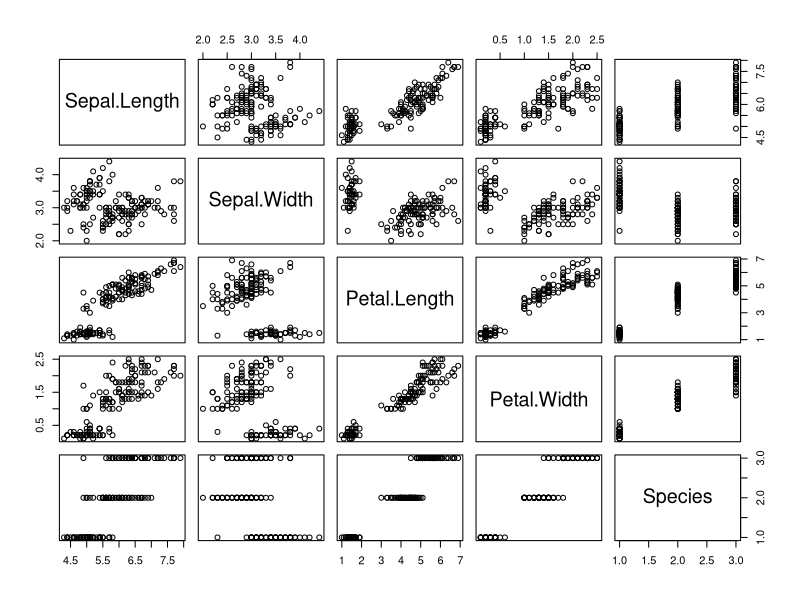
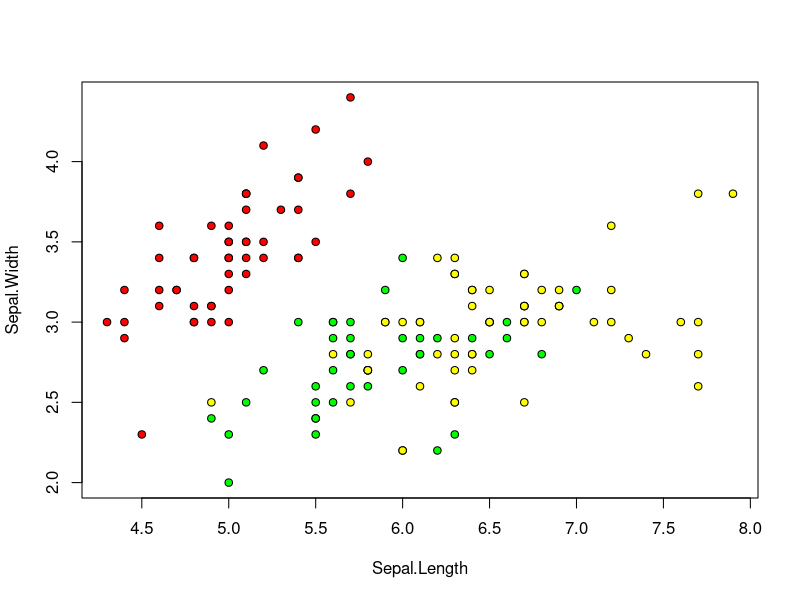
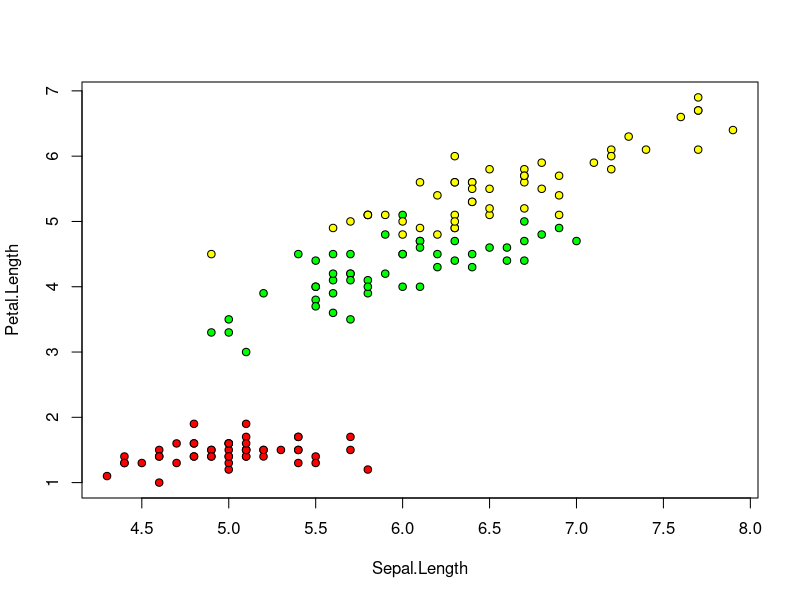
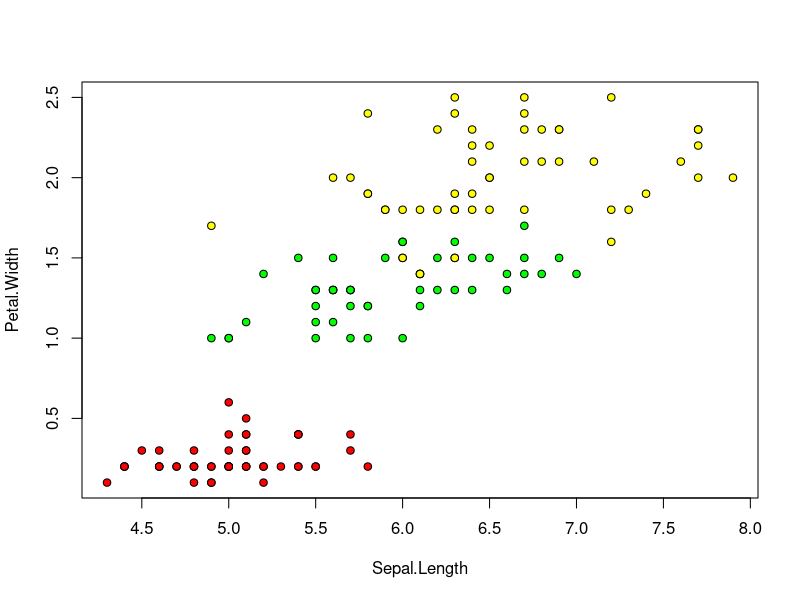
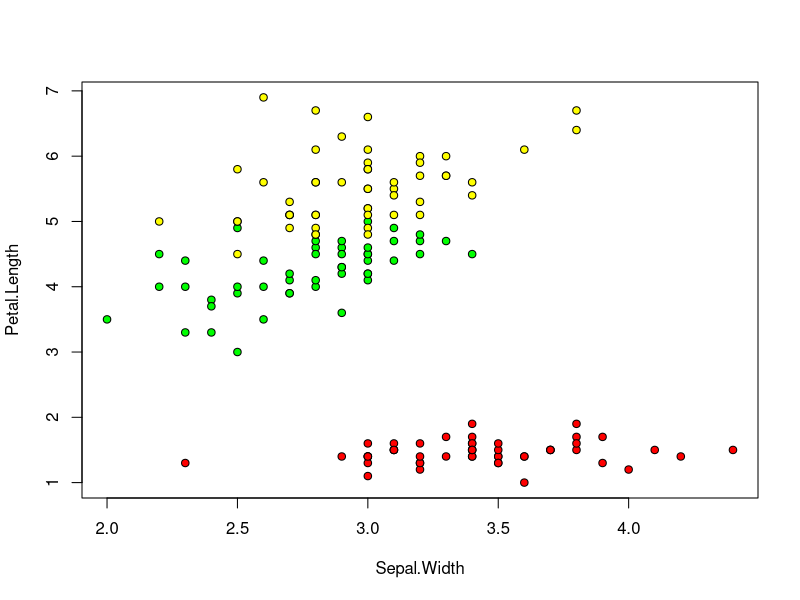
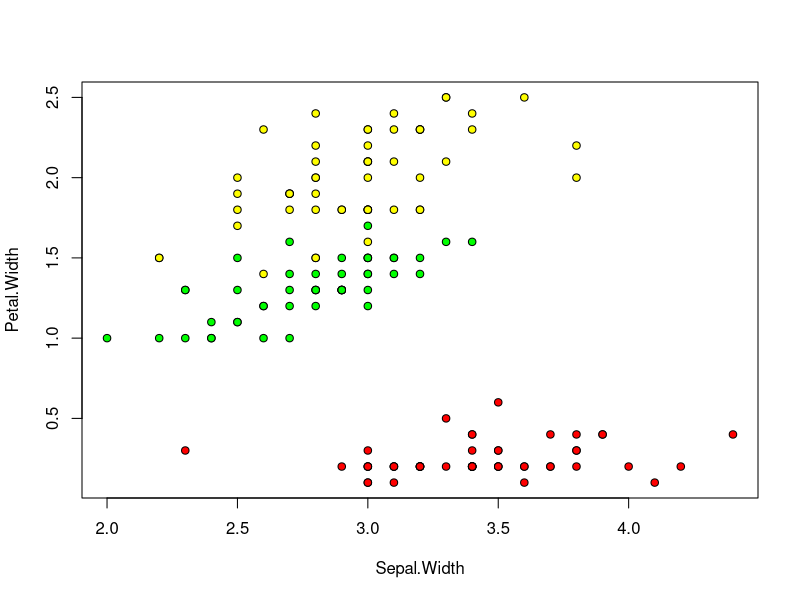
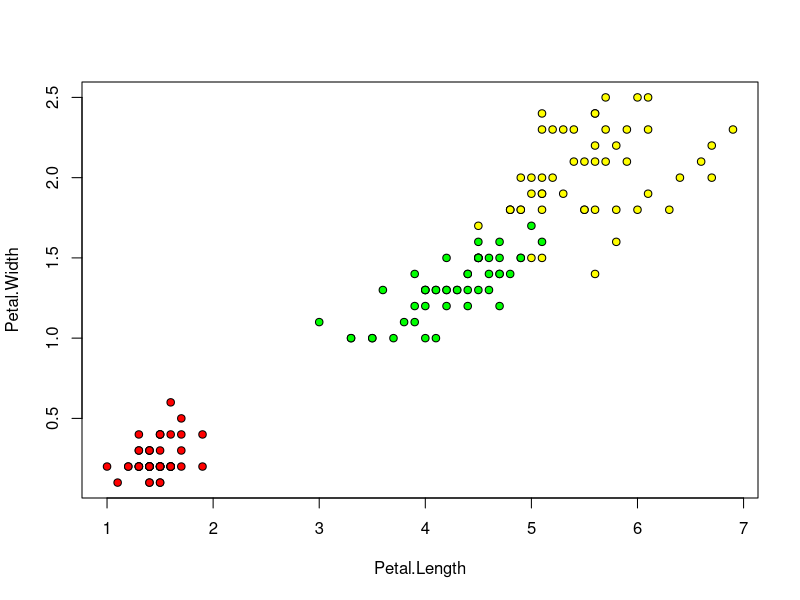
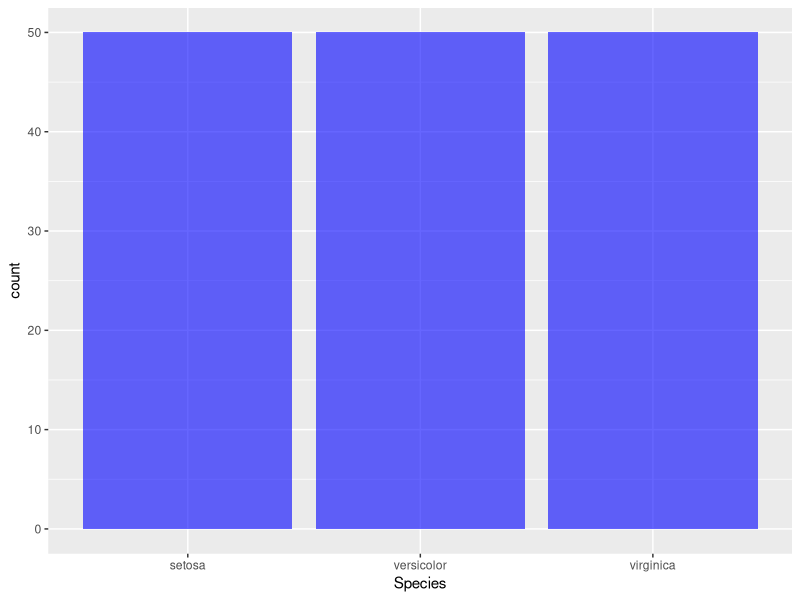

Source code (R) for these figures, in order:
#### CLASIFICADORES BAYESIANOS ####

#Librerias

library(knitr)
library(ggplot2)
library(tidyr)
library(caret)
library(e1071)
library(ROCR)

#Datos

iris <- iris

#Analisis exploratorio

str(iris)

summary(iris)

pairs(iris)

cor(iris[,c(1,2,3)])

plot(iris[,c("Sepal.Length", "Sepal.Width")], pch=21, bg=c("red", "green", "yellow")[unclass(iris$Species)])
plot(iris[,c("Sepal.Length", "Petal.Length")], pch=21, bg=c("red", "green", "yellow")[unclass(iris$Species)])
plot(iris[,c("Sepal.Length", "Petal.Width")], pch=21, bg=c("red", "green", "yellow")[unclass(iris$Species)])
plot(iris[,c("Sepal.Width", "Petal.Length")], pch=21, bg=c("red", "green", "yellow")[unclass(iris$Species)])
plot(iris[,c("Sepal.Width", "Petal.Width")], pch=21, bg=c("red", "green", "yellow")[unclass(iris$Species)])
plot(iris[,c("Petal.Length", "Petal.Width")], pch=21, bg=c("red", "green", "yellow")[unclass(iris$Species)])



#Convertimos a categorica
iris$Species <- as.factor(iris$Species)
#Species es la endogena categorica

ggplot(iris, aes(Species)) + 
  geom_histogram(bins = 5, fill = "blue", alpha = 0.6, stat='count') 

#Estimacion

NBClassifier = naiveBayes(Species ~., data = iris)

NBClassifier

#Prediccion
iris$predicted = predict(NBClassifier,iris)

#Matriz de confusion

confusionMatrix(factor(iris$predicted),
                factor(iris$Species))

(conf <-table(iris$Species,iris$predicted,dnn=c("Clase real", "Prediccion")))

# Porcentaje de casos bien clasificados por clase y global
accuracy.class<-diag(prop.table(conf,1))
accuracy.class
accuracy.global<-sum(diag(prop.table(conf)))
accuracy.global

# El error aparente por clase y global en porcentaje
error.class<-diag(1-prop.table(conf,1))
error.class
error.global<-1-accuracy.global
error.global
